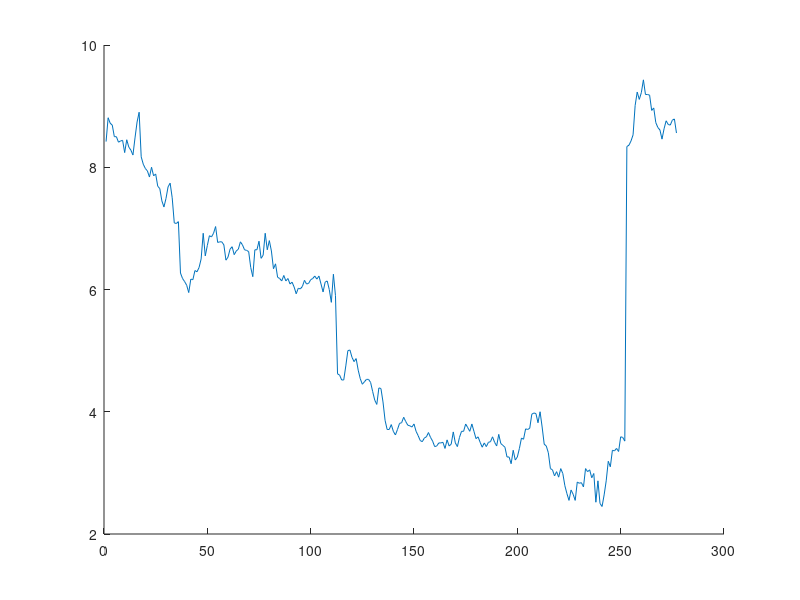

MATLAB code for this plot:
figure(1);
hold on
%t=fetch(yahoo,'S&P500','Close','1/1/2016','12/31/2016','d');
%t2017=fetch(yahoo,'S&P500','Close','1/1/2017','2/9/2017','d');
load SP
testPoint=length(t2017);
point=length(t);
allpoint=point+testPoint;
x=linspace(1,allpoint,allpoint);
y=[t(:,2);t2017(:,2)];
yMean=mean(y);
yStd=std(y);
plot(x,y);